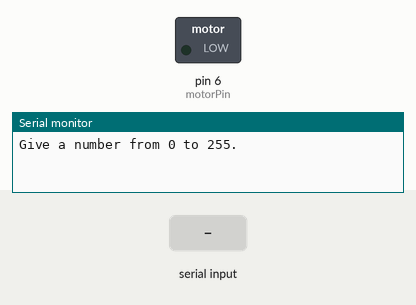
This sketch was run on a simulated Arduino Uno, built with avr-gcc and run on an emulated ATmega328P. Shown: switched loads named in the sketch (green lamp = pin HIGH), the last lines printed to the serial monitor. The test bench sets the inputs (shaded band).

Above: at 1.2 s.
1.3 s: "90,45\n" received over Serial
At 2.3 s:
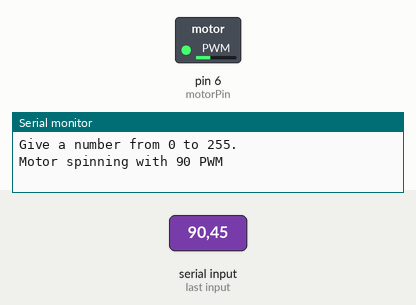
4.3 s: "30,150\n" received over Serial
At 6.1 s:
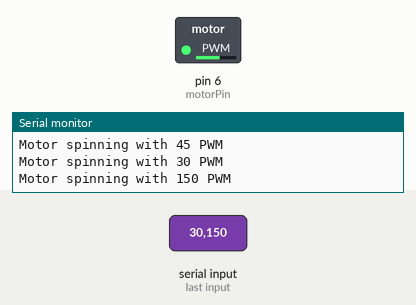
6.8 s: "200\n" received over Serial
At 7.3 s:
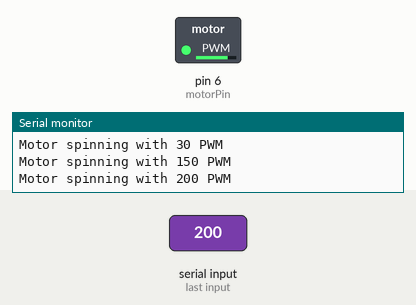
8.3 s: "90\n" received over Serial
At 9.6 s:
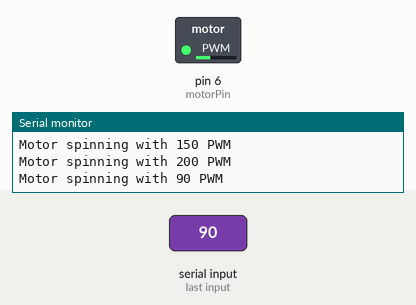
Timing chart, 0 to 10.8 s (numbered marks = the images above; inputs shaded):
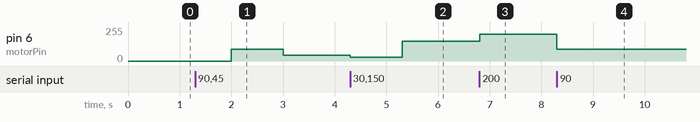

The sketch:

PWM_Motor_DPUMP.ino
```cpp
/* Control Speed of a DC Motor from serial monitor
   More info: http://www.ardumotive.com/how-to-drive-a-dc-motor-with-transistor.html
   Dev: Vasilakis Michalis // Date: 13/7/2015 // www.ardumotive.com */

//Transistor 'Base' pin or input pin of motor driver ic to Arduino PWM Digital Pin 3
const int motorPin = 6;

int Speed =0; //Variable to store Speed, by defaul 0 PWM
int flag;

void setup()
{
  pinMode(motorPin, OUTPUT); //Set pin 3 as an OUTPUT
  Serial.begin(9600); //Init serial communication
    //Print a message:
  Serial.println("Give a number from 0 to 255."); //Why minimun value 50? Because with values below 50 the motor doesn't spin ;)
  Serial.println(""); //Blank line
}

void loop()
{
  //Check if incoming data is available:
    if (Serial.available() > 0)
    {
      // If it is, we'll use parseInt() to pull out only numbers:
      Speed = Serial.parseInt();
      flag=0;
    }

  //Valid range is from 50 to 255
  if (Speed>=1 && Speed<=255){
    //Send PWM value with analogWrite to Arduino pin 3 and print a message to serial monitor
    analogWrite(motorPin, Speed);
      //Print message only once
      if (flag==0){
        //Print PWM value
        Serial.print("Motor spinning with ");
        Serial.print(Speed);
        Serial.println(" PWM");
        flag=1;
      }
  }

  delay(1000);
}
//
```

Measured:
- after the input at 1.3 s, pin 6 (motorPin): 0/255 → 90/255 after 0.70 s, → 45/255 1.0 s later
- after the input at 4.3 s, pin 6 (motorPin): 45/255 → 30/255 at once, → 150/255 1.0 s later
- after the input at 6.8 s, pin 6 (motorPin): 150/255 → 200/255 at once
- after the input at 8.3 s, pin 6 (motorPin): 200/255 → 90/255 at once
